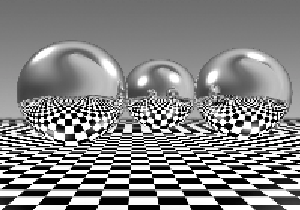
#> input picture images/sample.png, 300 x 210 px
$ python spartial_processing.py
#> lines starting #> are read from the running program, lines starting #| are printed output that depends on the picture
import cv2
import numpy as np

BLUR = np.array(([1, 2, 1], [2, 4, 2], [1, 2, 1]))
SHARPEN = np.array(([-1, -1, -1], [-1, 9, -1], [-1, -1, -1]))
EDGE_DETECTION = np.array(([0, 1, 0], [1, -4, 1], [0, 1, 0]))
SOBEL_EDGE_DETECTION = np.array(([0, -1, 0], [-1, 4, -1], [0, -1, 0]))
EMBOSS = np.array(([0, 1, 0], [1, 0, -1], [0, -1, 0]))


class Image:
    def __init__(self, filename: str):
#> called with filename = 'sample.png'
        self._name = filename
        self._img = cv2.imread(self._name)
#> self._img is the input picture: shape (210, 300, 3); mean B, G, R 133.6, 133.6, 133.6

    @property
    def height(self):
        return self._img.shape[0]

    @property
    def width(self):
        return self._img.shape[1]

    def process(self, core: np.ndarray):
        result = self._convolution_rgb(core)
        cv2.imwrite(f"result_{self._name}", result)

    def _convolution_rgb(self, core: np.ndarray, offset=0) -> np.ndarray:
        """
        Performs a convolution according to the core
        :param core: matrix for convolution
        :return: processed RGB-image
        """
#> called with core = array of shape (3, 3), offset = 0

        blues, greens, reds = cv2.split(self._img)

        return cv2.merge([
            self._convolution(core, blues, offset),
            self._convolution(core, greens, offset),
            self._convolution(core, reds, offset)
        ])

    def _convolution(self, core: np.ndarray, img: np.ndarray, offset: int):
        """
        Центральный элемент ядра располагается над пикселом
        изображения. Новое значение пиксела вычисляется как сумма
        произведений соседних пикселов на элементы ядра.
        """
#> called with core = array of shape (3, 3), offset = 0
        result = np.zeros((self.height - 2, self.width - 2))

        core_sum = core.sum()
        for y in range(1, self.height - 2):
            for x in range(1, self.width - 2):
                data = (core[0, 0] * img[y - 1, x - 1] + core[0, 1] * img[y - 1, x] + core[0, 2] * img[y - 1, x + 1] +
                        core[1, 0] * img[y, x - 1] + core[1, 1] * img[y, x] + core[1, 2] * img[y, x + 1] +
                        core[2, 0] * img[y + 1, x - 1] + core[2, 1] * img[y + 1, x] + core[2, 2] * img[y + 1, x + 1] +
                        offset)
                if data < 0:
                    result[y - 1, x - 1] = 0
                    continue
                if core_sum > 0:
                    result[y - 1, x - 1] = data / core_sum
                    continue
                result[y - 1, x - 1] = data
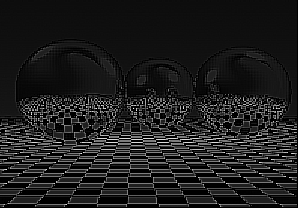
#> result: shape (208, 298) float64; min 0, max 2060, mean 246.7; drawn with min black and max white
        return result


if __name__ == "__main__":
    Image("sample.png").process(SHARPEN)
#> in _convolution (call 2), `result = np.zeros((self.height - 2, self.width - 2))`: result: shape (208, 298) float64; every value is 0
#> in process, `cv2.imwrite(f"result_{self._name}", result)`:
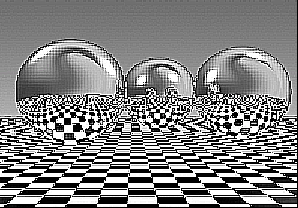
#> saved as result_sample.png: shape (208, 298, 3); mean B, G, R 131.4, 131.4, 131.4
